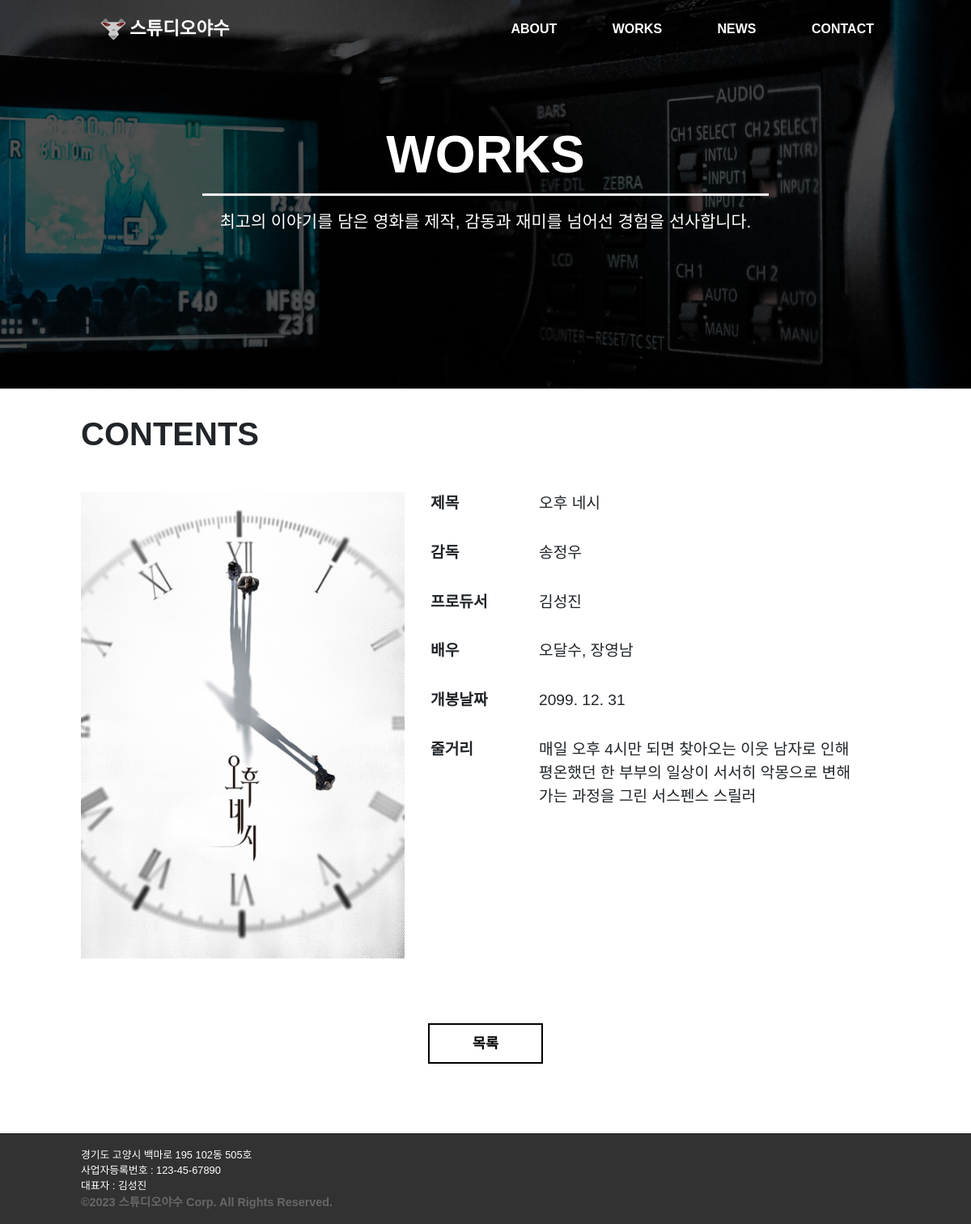
Page /works/12/ on the earlier database version.
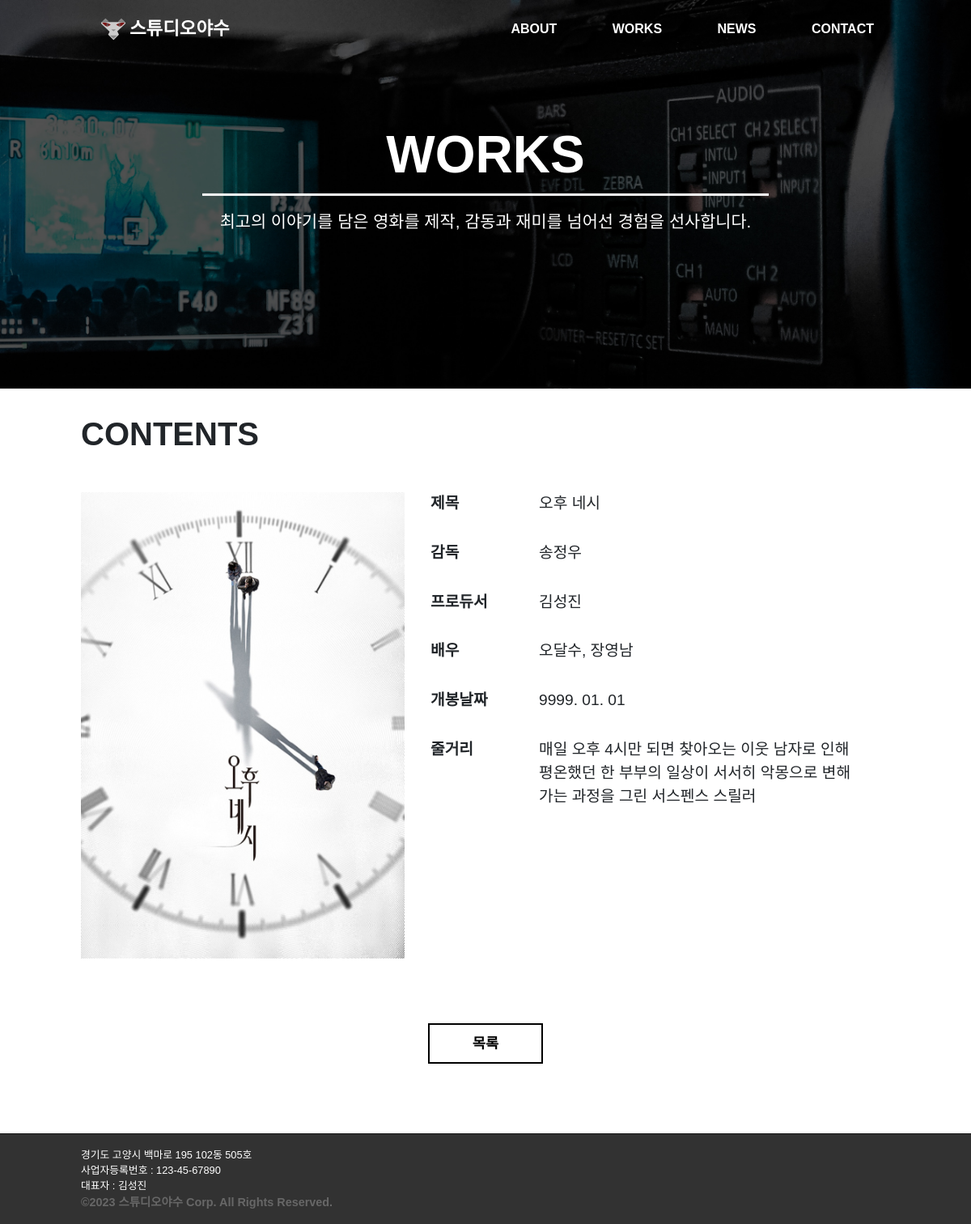
Same page on the later database version.
### works/models.py (models this page shows, shortened)
class Works(models.Model):
    subject = models.CharField(max_length=100)
    director = models.CharField(max_length=100)
    produce = models.CharField(max_length=100)
    actor = models.CharField(max_length=100)
    create_date = models.DateTimeField()
    content = models.CharField(max_length=130)
    photo = models.ImageField(upload_to='works/')

### works/views.py (the view)
# urls.py: path('<int:works_id>/',views.detail, name='detail'),
def detail(request, works_id):
    index = get_object_or_404(Works, pk=works_id)
    context = {'index': index}
    return render(request,'works/detail.html', context)

### templates/works/detail.html
{% extends 'base.html' %}
{% load static %}
{% block content %}
<div style="height: 100vh; min-height: 1400px;">
    <div class="image-container">
        <img src="{% static 'img/backimg-01.jpg' %}" class="side-background" alt="배경 이미지">
        <div class="img_about_main">
        <div class="img_about_one">WORKS</div>
        <div class="img_about_two">최고의 이야기를 담은 영화를 제작, 감동과 재미를 넘어선 경험을 선사합니다.</div>
        </div>
    </div>
    <div class="about_animation">
        <h2 class="works_text_one">CONTENTS</h2>
        <div class="works_detail_main">
            <img src="{{ index.photo.url }}" alt="Work Photo">
            <ul class="works_detail_ul">
                <li>
                    <span class="works_detail_li">제목</span>
                    <span class="works_detail_lx">{{index.subject}}</span>
                </li>
                <li>
                    <span class="works_detail_li">감독</span>
                    <span class="works_detail_lx">{{index.director}}</span>
                </li>
                <li>
                    <span class="works_detail_li">프로듀서</span>
                    <span class="works_detail_lx">{{index.produce}}</span>
                </li>
                <li>
                    <span class="works_detail_li">배우</span>
                    <span class="works_detail_lx">{{index.actor}}</span>
                </li>
                <li>
                    <span class="works_detail_li">개봉날짜</span>
                    <span class="works_detail_lx">{{index.create_date|date:"Y. m. d"}}</span>
                </li>
                <li>
                    <span class="works_detail_li">줄거리</span>
                    <span class="works_detail_lx">{{index.content}}</span>
                </li>
            </ul>
        </div>
        <div class="button_main"><a href="{% url 'works:works' %}" class="button_side" style="font-size: 1.1rem; padding: 10px 53px;;">목록</a></div>
    </div>
</div>
{% endblock %}

Differences in the rows shown:
changed Works "오후 네시": create_date "2099. 12. 31" → "9999. 01. 01"
